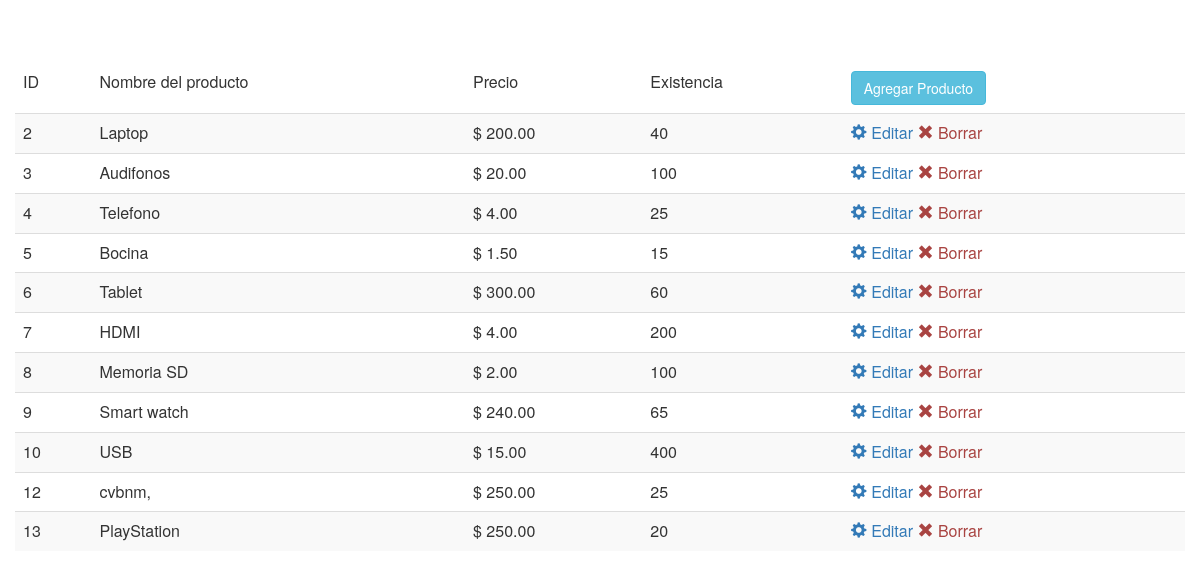
The app's page /admin/index.php with its own data.
### tables this page shows
CREATE TABLE IF NOT EXISTS `producto` (
  `id_producto` int(11) NOT NULL AUTO_INCREMENT,
  `nombre` varchar(30) NOT NULL,
  `precio` float NOT NULL,
  `stock` varchar(10) NOT NULL,
  PRIMARY KEY (`id_producto`)
);

### admin/index.php (the view, shortened to what this page needs)
<html lang="en">
    <head>
    <link href="../bootstrap/css/bootstrap.css" rel="stylesheet" />
    </head>
<body>
    <section>
    <div>
       <div class="col-md-offset-0 col-md-12">
          <div>
           <h2 class="text-center" style="color:#0000;">Lista de productos</h2>
           </div>
           <div>
           <?php
include "../conexion.php";
$query = "SELECT `id_producto`, `nombre`, `precio`, `stock` FROM `producto` WHERE 1";
$resultado = mysqli_query($conexion,$query);
$total = mysqli_num_rows($resultado);
if($total>0)
{
?>
        <table class="table table-striped col-md-offset-0 col-md-12"  >
            <thead><tr><td>ID</td><td>Nombre del producto</td><td>Precio</td><td>Existencia</td><td><button type="button" class="btn btn-info" data-toggle="modal" data-target="#myModal">Agregar Producto</button></td></tr></thead><tbody>
<?php
    while($row = mysqli_fetch_array($resultado))
	{
        echo "<tr><td>".$row['id_producto']."</td>";
        echo "<td>".$row['nombre']."</td>";
        echo "<td>$ ".number_format($row['precio'],2)."</td>";
		echo "<td>".$row['stock']."</td>";
        echo "<td><a href='modificar.php?id_producto=".$row['id_producto']."'><span class='glyphicon glyphicon-cog' aria-hidden='true'></span>  Editar</a> <a href='eliminar.php?id_producto=".$row['id_producto']."' class='text-danger'><span class='glyphicon glyphicon-remove' aria-hidden='true'></span>  Borrar</a></td></tr> \n";
    }
}
else
{
    echo "<p class='text-danger text-center'>Error: la base de datos esta vacia </p>";
}
?>
           </div>
</div>
        </div>
    </section>
    </body>
</html>

### records on screen
producto: id_producto "2", nombre "Laptop", precio "200.00", stock "40"
producto: id_producto "3", nombre "Audifonos", precio "20.00", stock "100"
producto: id_producto "4", nombre "Telefono", precio "4.00", stock "25"
producto: id_producto "5", nombre "Bocina", precio "1.50", stock "15"
producto: id_producto "6", nombre "Tablet", precio "300.00", stock "60"
producto: id_producto "7", nombre "HDMI", precio "4.00", stock "200"
producto: id_producto "8", nombre "Memoria SD", precio "2.00", stock "100"
producto: id_producto "9", nombre "Smart watch", precio "240.00", stock "65"
producto: id_producto "10", nombre "USB", precio "15.00", stock "400"
producto: id_producto "12", nombre "cvbnm,", precio "250.00", stock "25"
producto: id_producto "13", nombre "PlayStation", precio "250.00", stock "20"
